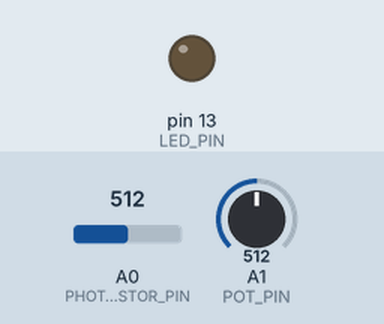
Bench run of a sketch on a simulated Arduino Uno, built with avr-gcc and run on an emulated ATmega328P. Parts: output pins drawn as LEDs (lit = HIGH). Inputs (shaded band) come from the test bench; at power-on: A1 (POT_PIN) = 512, A0 (PHOTORESISTOR_PIN) = 512.

Above: at 1.2 s.
1.3 s: A1 (POT_PIN) set to 525
At 2.1 s:
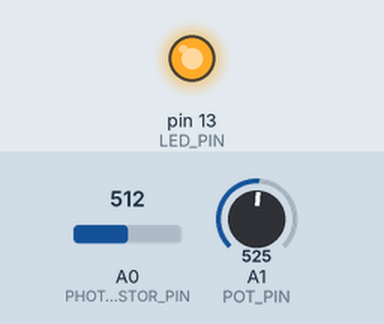
2.8 s: A1 (POT_PIN) set to 511
At 3.3 s:
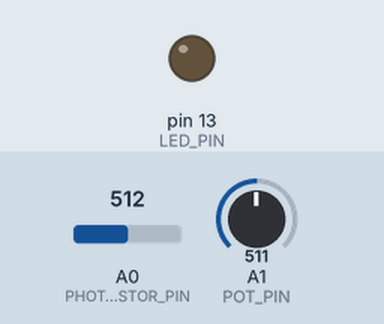
4.3 s: A1 (POT_PIN) set to 716
At 5.6 s:
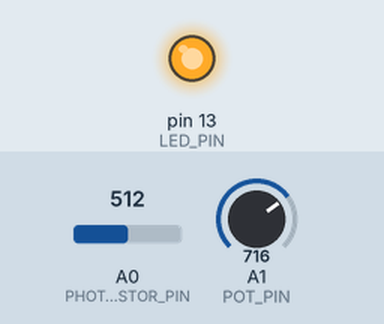
Timing chart, 0 to 7.3 s (numbered marks = the images above; inputs shaded):
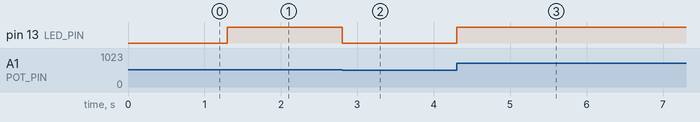

Measured:
- the behaviour switches between 512 and 513 on A1 (POT_PIN) (found by bisection; images 0 and 1)
- after the input at 1.3 s, pin 13 (LED_PIN): LOW → HIGH at once
- after the input at 2.8 s, pin 13 (LED_PIN): HIGH → LOW at once
- after the input at 4.3 s, pin 13 (LED_PIN): LOW → HIGH at once

The sketch:

05_pot_resistor_fotoresistor_LED.ino
```cpp
#define LED_PIN 13
#define POT_PIN A1
#define PHOTORESISTOR_PIN A0

void setup()

{

  pinMode(LED_PIN, OUTPUT);
  pinMode(POT_PIN, INPUT);
  pinMode(PHOTORESISTOR_PIN, INPUT);

}

void loop()

{

  int pot_val, photoresistor_val, brightness;

  pot_val = analogRead(POT_PIN);
  photoresistor_val = analogRead(PHOTORESISTOR_PIN);

  if (photoresistor_val < pot_val) {

    brightness = 255;

  } else {

    brightness = 0;

  }

  analogWrite(LED_PIN, brightness);

}
```
